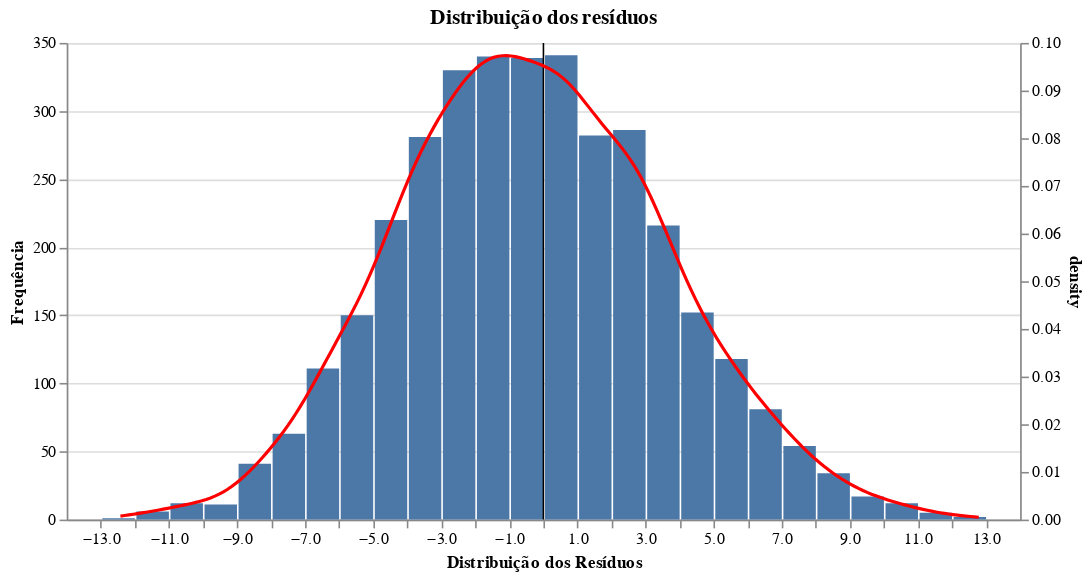

Write notebook code for a chart like this one.
### Code cell
# Histograma
hist =alt.Chart(df_eval.reset_index()).mark_bar().encode(
    x=alt.X("residual", bin=alt.Bin(maxbins=50), title='Distribuição dos Resíduos'),
    y=alt.Y('count()',title='Frequência')
)
# Linha vertical no zero
linha_zero = (
    alt.Chart(pd.DataFrame({"x": [0]}))
    .mark_rule(color="black")
    .encode(x="x:Q")
)
# KDE (curva suavizada) — opcional
kde = (
    alt.Chart(df_eval.reset_index())
    .transform_density(
        "residual",
        as_=["residual", "density"]
    )
    .mark_line(color="red")
    .encode(
        x="residual:Q",
        y="density:Q"
    )
)

(hist + linha_zero + kde).resolve_scale(
    y="independent"
).properties(
    width=600,
    height=300,
    title="Distribuição dos resíduos"
)

### Figure 1 — Vega-Lite specification as saved in the notebook (floating-point values rounded to 4 significant figures; data arrays with more than 128 entries replaced by an {"elided": "..."} marker saying what was removed)
{"config": {"view": {"continuousWidth": 300, "continuousHeight": 300}}, "layer": [{"data": {"name": "data-b8fb875a3ca58d426d620e1824478729"}, "mark": {"type": "bar"}, "encoding": {"x": {"bin": {"maxbins": 50}, "field": "residual", "title": "Distribuição dos Resíduos", "type": "quantitative"}, "y": {"aggregate": "count", "title": "Frequência", "type": "quantitative"}}}, {"data": {"name": "data-d285a7403ed98ae579761d64a864032b"}, "mark": {"type": "rule", "color": "black"}, "encoding": {"x": {"field": "x", "type": "quantitative"}}}, {"data": {"name": "data-b8fb875a3ca58d426d620e1824478729"}, "mark": {"type": "line", "color": "red"}, "encoding": {"x": {"field": "residual", "type": "quantitative"}, "y": {"field": "density", "type": "quantitative"}}, "transform": [{"density": "residual", "as": ["residual", "density"]}]}], "height": 300, "resolve": {"scale": {"y": "independent"}}, "title": "Distribuição dos resíduos", "width": 600, "$schema": "https://vega.github.io/schema/vega-lite/v6.1.0.json", "datasets": {"data-b8fb875a3ca58d426d620e1824478729": {"elided": "3505 records"}, "data-d285a7403ed98ae579761d64a864032b": [{"x": 0}]}}
